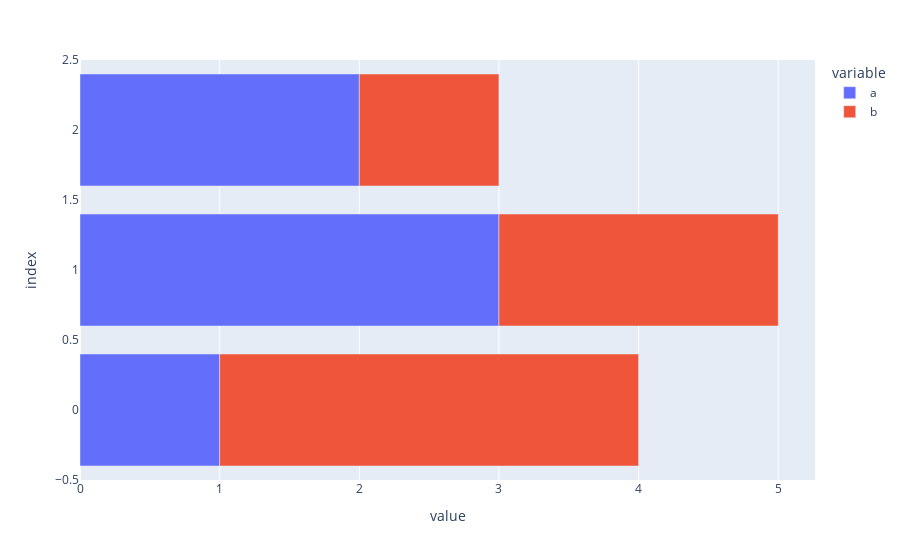

Notebook code for this chart:
### Code cell
import pandas as pd
pd.options.plotting.backend = "plotly"

df = pd.DataFrame(dict(a=[1,3,2], b=[3,2,1]))
fig = df.plot.barh()
fig.show()

### Figure 1 — Plotly figure (JSON) as saved in the notebook; plotly's stock layout.template omitted (floating-point values rounded to 4 significant figures)
{"data": [{"alignmentgroup": "True", "hovertemplate": "variable=a<br>value=%{x}<br>index=%{y}<extra></extra>", "legendgroup": "a", "marker": {"color": "#636efa"}, "name": "a", "offsetgroup": "a", "orientation": "h", "showlegend": true, "textposition": "auto", "type": "bar", "x": [1, 3, 2], "xaxis": "x", "y": [0, 1, 2], "yaxis": "y"}, {"alignmentgroup": "True", "hovertemplate": "variable=b<br>value=%{x}<br>index=%{y}<extra></extra>", "legendgroup": "b", "marker": {"color": "#EF553B"}, "name": "b", "offsetgroup": "b", "orientation": "h", "showlegend": true, "textposition": "auto", "type": "bar", "x": [3, 2, 1], "xaxis": "x", "y": [0, 1, 2], "yaxis": "y"}], "layout": {"barmode": "relative", "legend": {"title": {"text": "variable"}, "tracegroupgap": 0}, "margin": {"t": 60}, "xaxis": {"anchor": "y", "domain": [0, 1], "title": {"text": "value"}}, "yaxis": {"anchor": "x", "domain": [0, 1], "title": {"text": "index"}}}}
